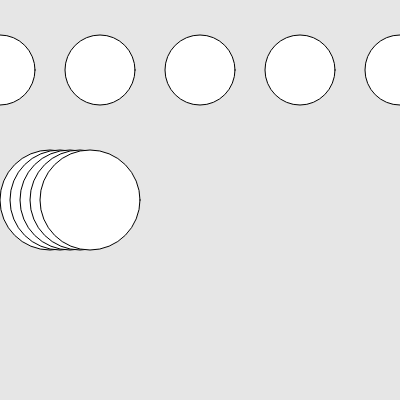
Frame 1 (no input)
Frame 60 (no input): identical to frame 1, image omitted
Frame 120 (the mouse pressed at the canvas centre since frame 60): identical to frame 1, image omitted

The p5.js sketch that drew this single still picture (run headless with seeded random() and noise() and a simulated clock; from frame 60 on, the mouse is pressed at the canvas centre):

// p5.js sketch
// ── sketch.js
function setup() {
  createCanvas(400, 400);
}

function draw() {
  background(230);
  
 
  var x = 0
  while( x  <=  height ){
  ellipse(x,70,70,70)
  x = x + 100;
  }
  
  for (var x = 50; x < 100; x = x + 10) {
     ellipse(x,200,100,100)
  }
  
      }
